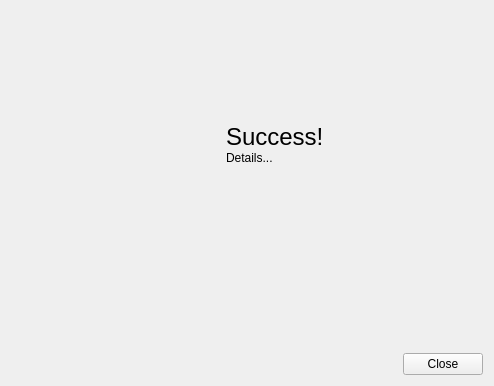
<?xml version="1.0" encoding="UTF-8"?>
<ui version="4.0">
 <class>PublishResulForm</class>
 <widget class="QWidget" name="PublishResulForm">
  <property name="geometry">
   <rect>
    <x>0</x>
    <y>0</y>
    <width>494</width>
    <height>386</height>
   </rect>
  </property>
  <property name="windowTitle">
   <string>Form</string>
  </property>
  <layout class="QVBoxLayout" name="verticalLayout_4" stretch="1,1,1,0">
   <item>
    <spacer name="verticalSpacer_2">
     <property name="orientation">
      <enum>Qt::Vertical</enum>
     </property>
     <property name="sizeHint" stdset="0">
      <size>
       <width>20</width>
       <height>97</height>
      </size>
     </property>
    </spacer>
   </item>
   <item>
    <layout class="QHBoxLayout" name="horizontalLayout" stretch="1,0,1,1">
     <item>
      <spacer name="horizontalSpacer">
       <property name="orientation">
        <enum>Qt::Horizontal</enum>
       </property>
       <property name="sizeHint" stdset="0">
        <size>
         <width>40</width>
         <height>20</height>
        </size>
       </property>
      </spacer>
     </item>
     <item>
      <layout class="QVBoxLayout" name="verticalLayout_2">
       <item>
        <widget class="QLabel" name="status_icon">
         <property name="minimumSize">
          <size>
           <width>80</width>
           <height>80</height>
          </size>
         </property>
         <property name="maximumSize">
          <size>
           <width>80</width>
           <height>80</height>
          </size>
         </property>
         <property name="baseSize">
          <size>
           <width>32</width>
           <height>32</height>
          </size>
         </property>
         <property name="text">
          <string/>
         </property>
         <property name="pixmap">
          <pixmap resource="resources.qrc">:/res/success.png</pixmap>
         </property>
         <property name="scaledContents">
          <bool>false</bool>
         </property>
         <property name="alignment">
          <set>Qt::AlignCenter</set>
         </property>
        </widget>
       </item>
       <item>
        <spacer name="verticalSpacer">
         <property name="orientation">
          <enum>Qt::Vertical</enum>
         </property>
         <property name="sizeHint" stdset="0">
          <size>
           <width>20</width>
           <height>40</height>
          </size>
         </property>
        </spacer>
       </item>
      </layout>
     </item>
     <item>
      <layout class="QVBoxLayout" name="verticalLayout_3" stretch="0,1">
       <property name="spacing">
        <number>0</number>
       </property>
       <item>
        <widget class="QLabel" name="status_title">
         <property name="styleSheet">
          <string notr="true">#status_title {
font-size: 24px;
}</string>
         </property>
         <property name="text">
          <string>Success!</string>
         </property>
        </widget>
       </item>
       <item>
        <widget class="QLabel" name="status_details">
         <property name="text">
          <string>Details...</string>
         </property>
         <property name="alignment">
          <set>Qt::AlignLeading|Qt::AlignLeft|Qt::AlignTop</set>
         </property>
         <property name="wordWrap">
          <bool>false</bool>
         </property>
        </widget>
       </item>
      </layout>
     </item>
     <item>
      <spacer name="horizontalSpacer_2">
       <property name="orientation">
        <enum>Qt::Horizontal</enum>
       </property>
       <property name="sizeHint" stdset="0">
        <size>
         <width>40</width>
         <height>20</height>
        </size>
       </property>
      </spacer>
     </item>
    </layout>
   </item>
   <item>
    <spacer name="verticalSpacer_3">
     <property name="orientation">
      <enum>Qt::Vertical</enum>
     </property>
     <property name="sizeHint" stdset="0">
      <size>
       <width>20</width>
       <height>97</height>
      </size>
     </property>
    </spacer>
   </item>
   <item>
    <layout class="QHBoxLayout" name="horizontalLayout_2">
     <item>
      <spacer name="horizontalSpacer_3">
       <property name="orientation">
        <enum>Qt::Horizontal</enum>
       </property>
       <property name="sizeHint" stdset="0">
        <size>
         <width>40</width>
         <height>20</height>
        </size>
       </property>
      </spacer>
     </item>
     <item>
      <widget class="QPushButton" name="close_btn">
       <property name="text">
        <string>Close</string>
       </property>
      </widget>
     </item>
    </layout>
   </item>
  </layout>
 </widget>
 <resources>
  <include location="resources.qrc"/>
  <include location="../../../../../../Developer/Applications/Qt/resources.qrc"/>
 </resources>
 <connections/>
</ui>
